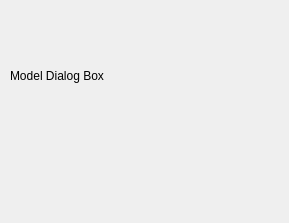
<?xml version="1.0" encoding="UTF-8"?>
<ui version="4.0">
 <class>ModelDialog</class>
 <widget class="QDialog" name="ModelDialog">
  <property name="geometry">
   <rect>
    <x>0</x>
    <y>0</y>
    <width>289</width>
    <height>223</height>
   </rect>
  </property>
  <property name="windowTitle">
   <string>Dialog</string>
  </property>
  <widget class="QLabel" name="label">
   <property name="geometry">
    <rect>
     <x>10</x>
     <y>10</y>
     <width>281</width>
     <height>131</height>
    </rect>
   </property>
   <property name="text">
    <string>Model Dialog Box</string>
   </property>
  </widget>
 </widget>
 <resources/>
 <connections/>
</ui>
